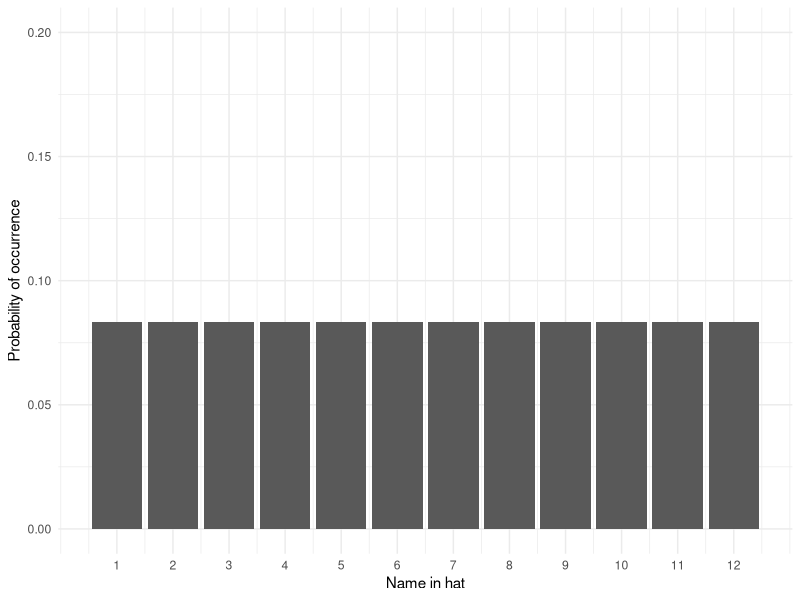
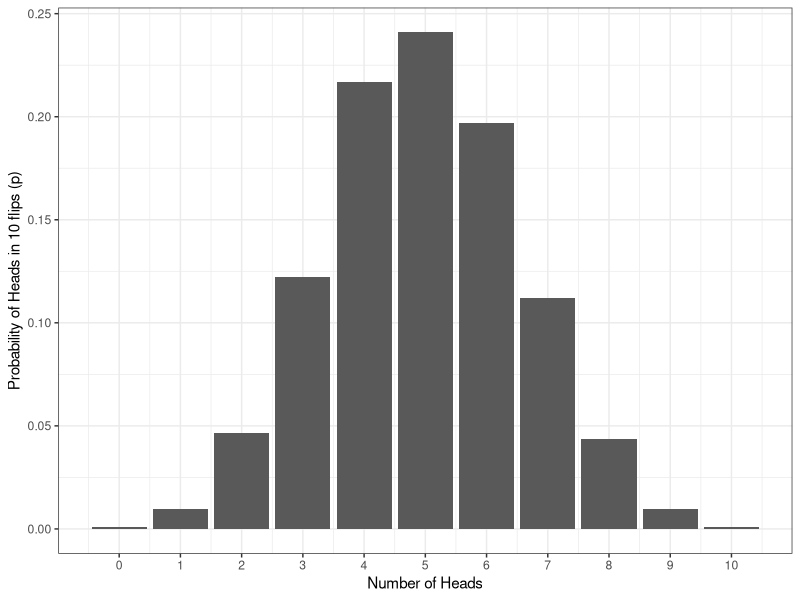

Write R code to recreate these figures, in order. (Note: this script raises an error after producing the figures.)
## ---- chunk 1
1/12
## ---- chunk 2
library(tidyverse)
name <- 1:12
prob <- sample(x = .08333333, size = 12, replace = TRUE)
dat <- tibble(name, prob)
ggplot(dat, aes(name, prob)) +
  geom_col() +
  scale_y_continuous(limits = c(0,.2), name = "Probability of occurrence") +
  scale_x_continuous(breaks = c(1,2,3,4,5,6,7,8,9,10,11,12), name = "Name in hat") +
  theme_minimal()
## ---- chunk 3
heads10000 <- replicate(n = 10000, expr = sample(0:1, 10, TRUE) %>% sum())

data10000 <- tibble(heads = heads10000) %>%   # convert to a tibble
                group_by(heads) %>%     # group by number of possibilities 
                summarise(n = n(), # count occurances of each possibility,
                          p=n/10000) # & calculate probability (p) of each

ggplot(data10000, aes(x = heads,y = p)) + 
  geom_bar(stat = "identity") + 
  labs(x = "Number of Heads", y = "Probability of Heads in 10 flips (p)") +
  theme_bw() +
  scale_x_continuous(breaks = c(0,1,2,3,4,5,6,7,8,9,10))
## ---- chunk 4
knitr::include_graphics(path="./images/norm_dist_height.png")
## ---- chunk 5
knitr::include_graphics(path="./images/normal_dist.gif")
## ---- chunk 6
pbinom(q = 7, size = 10, prob = .5) 
## ---- chunk 7
ggplot(data10000, aes(x = heads,y = p)) + 
  geom_bar(stat = "identity", aes(fill = heads >7), show.legend = FALSE, alpha = .8) + 
  labs(x = "Number of Heads", y = "Probability of Heads in 10 flips (p)") +
  theme_bw() +
  scale_x_continuous(breaks = c(0,1,2,3,4,5,6,7,8,9,10)) +
  scale_fill_viridis_d(option = "E")
## ---- chunk 8
qbinom(p = .05, size = 10, prob = .5)
## ---- chunk 9

knitr::include_url("https://shannon-mcnee19.shinyapps.io/binomial_shiny/",
                   height = "800px")

## ---- chunk 10
men <- rnorm(n = 100000, mean = 176.2, sd = 6.748)
women <- rnorm(n = 100000, mean = 163.8, sd = 6.931)

heights <- tibble(men, women) %>%
  pivot_longer(names_to = "sex", values_to = "height", men:women)
ggplot(heights, aes(x = height, fill = sex)) +
  geom_density(alpha = .6) +
  scale_fill_viridis_d(option = "E", name = "Sex", labels = c("Men", "Women")) +
  theme_minimal()
  
